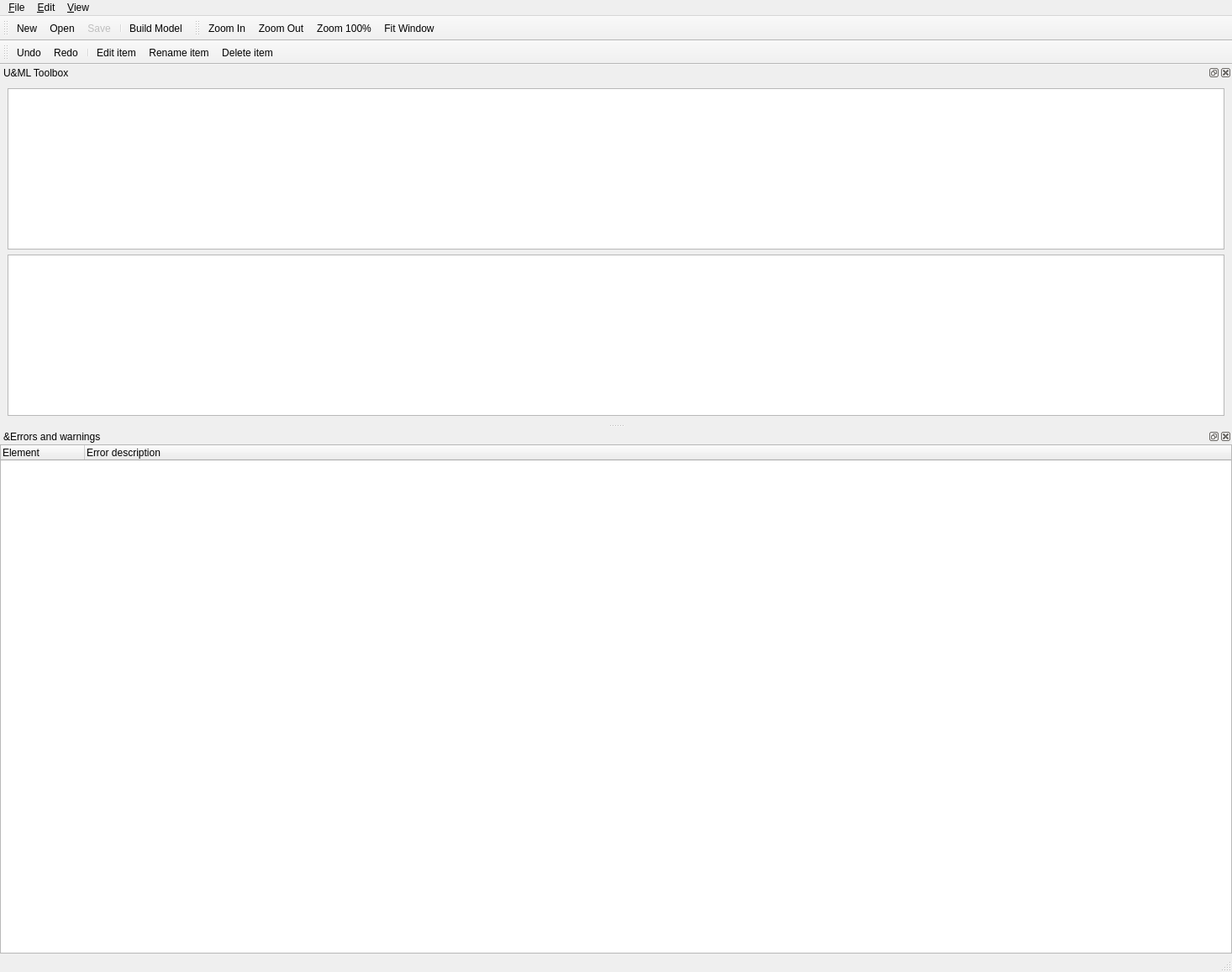
<?xml version="1.0" encoding="UTF-8"?>
<ui version="4.0">
 <class>MainWindow</class>
 <widget class="QMainWindow" name="MainWindow">
  <property name="geometry">
   <rect>
    <x>0</x>
    <y>0</y>
    <width>1466</width>
    <height>1157</height>
   </rect>
  </property>
  <widget class="QTabWidget" name="centralTabWidget">
   <property name="tabPosition">
    <enum>QTabWidget::North</enum>
   </property>
   <property name="currentIndex">
    <number>0</number>
   </property>
   <widget class="Gui::UMLDiagramView" name="umlGraphicsViewActivity">
    <property name="mouseTracking">
     <bool>true</bool>
    </property>
    <property name="frameShape">
     <enum>QFrame::NoFrame</enum>
    </property>
    <property name="verticalScrollBarPolicy">
     <enum>Qt::ScrollBarAlwaysOn</enum>
    </property>
    <property name="horizontalScrollBarPolicy">
     <enum>Qt::ScrollBarAlwaysOn</enum>
    </property>
    <property name="renderHints">
     <set>QPainter::Antialiasing|QPainter::TextAntialiasing</set>
    </property>
    <property name="dragMode">
     <enum>QGraphicsView::RubberBandDrag</enum>
    </property>
    <property name="resizeAnchor">
     <enum>QGraphicsView::AnchorViewCenter</enum>
    </property>
    <property name="viewportUpdateMode">
     <enum>QGraphicsView::FullViewportUpdate</enum>
    </property>
    <property name="rubberBandSelectionMode">
     <enum>Qt::ContainsItemShape</enum>
    </property>
    <attribute name="title">
     <string>Activity Diagram</string>
    </attribute>
   </widget>
   <widget class="Gui::UMLDiagramView" name="umlGraphicsViewClass">
    <property name="mouseTracking">
     <bool>true</bool>
    </property>
    <property name="frameShape">
     <enum>QFrame::NoFrame</enum>
    </property>
    <property name="verticalScrollBarPolicy">
     <enum>Qt::ScrollBarAlwaysOn</enum>
    </property>
    <property name="horizontalScrollBarPolicy">
     <enum>Qt::ScrollBarAlwaysOn</enum>
    </property>
    <property name="renderHints">
     <set>QPainter::Antialiasing|QPainter::TextAntialiasing</set>
    </property>
    <property name="dragMode">
     <enum>QGraphicsView::RubberBandDrag</enum>
    </property>
    <property name="resizeAnchor">
     <enum>QGraphicsView::AnchorViewCenter</enum>
    </property>
    <property name="viewportUpdateMode">
     <enum>QGraphicsView::FullViewportUpdate</enum>
    </property>
    <property name="rubberBandSelectionMode">
     <enum>Qt::ContainsItemShape</enum>
    </property>
    <attribute name="title">
     <string>Custom datatypes (Class Diagram)</string>
    </attribute>
   </widget>
  </widget>
  <widget class="QMenuBar" name="menubar">
   <property name="geometry">
    <rect>
     <x>0</x>
     <y>0</y>
     <width>1466</width>
     <height>43</height>
    </rect>
   </property>
   <widget class="QMenu" name="menu_File">
    <property name="title">
     <string>&amp;File</string>
    </property>
    <addaction name="actionNew"/>
    <addaction name="actionOpen"/>
    <addaction name="separator"/>
    <addaction name="actionSave"/>
    <addaction name="actionSaveAs"/>
    <addaction name="separator"/>
    <addaction name="actionExportSvg"/>
    <addaction name="separator"/>
    <addaction name="actionBuild"/>
    <addaction name="separator"/>
    <addaction name="actionClose"/>
    <addaction name="separator"/>
    <addaction name="actionQuit"/>
   </widget>
   <widget class="QMenu" name="menuEdit">
    <property name="title">
     <string>&amp;Edit</string>
    </property>
    <addaction name="actionUndo"/>
    <addaction name="actionRedo"/>
    <addaction name="separator"/>
    <addaction name="actionEditItem"/>
    <addaction name="actionRenameItem"/>
    <addaction name="actionDeleteItem"/>
    <addaction name="separator"/>
    <addaction name="actionResetLabelPosition"/>
   </widget>
   <widget class="QMenu" name="menuView">
    <property name="title">
     <string>&amp;View</string>
    </property>
    <addaction name="actionZoomIn"/>
    <addaction name="actionZoomOut"/>
    <addaction name="separator"/>
    <addaction name="actionZoomOriginal"/>
    <addaction name="actionZoomFit"/>
   </widget>
   <addaction name="menu_File"/>
   <addaction name="menuEdit"/>
   <addaction name="menuView"/>
  </widget>
  <widget class="QStatusBar" name="statusbar"/>
  <widget class="QDockWidget" name="dockWidget_3">
   <property name="windowTitle">
    <string>&amp;Errors and warnings</string>
   </property>
   <attribute name="dockWidgetArea">
    <number>8</number>
   </attribute>
   <widget class="QTreeWidget" name="errorListWidget">
    <property name="alternatingRowColors">
     <bool>true</bool>
    </property>
    <property name="rootIsDecorated">
     <bool>false</bool>
    </property>
    <property name="itemsExpandable">
     <bool>false</bool>
    </property>
    <property name="wordWrap">
     <bool>true</bool>
    </property>
    <property name="expandsOnDoubleClick">
     <bool>false</bool>
    </property>
    <column>
     <property name="text">
      <string>Element</string>
     </property>
    </column>
    <column>
     <property name="text">
      <string>Error description</string>
     </property>
    </column>
   </widget>
  </widget>
  <widget class="QDockWidget" name="dockWidget_4">
   <property name="windowTitle">
    <string>U&amp;ML Toolbox</string>
   </property>
   <attribute name="dockWidgetArea">
    <number>2</number>
   </attribute>
   <widget class="QWidget" name="dockWidgetContents_4">
    <layout class="QVBoxLayout" name="verticalLayout_2">
     <item>
      <widget class="Gui::UMLActivityDiagramToolboxListWidget" name="listWidgetActivityToolbox">
       <property name="horizontalScrollBarPolicy">
        <enum>Qt::ScrollBarAlwaysOff</enum>
       </property>
       <property name="dragEnabled">
        <bool>true</bool>
       </property>
       <property name="dragDropMode">
        <enum>QAbstractItemView::DragOnly</enum>
       </property>
       <property name="selectionMode">
        <enum>QAbstractItemView::SingleSelection</enum>
       </property>
       <property name="selectionBehavior">
        <enum>QAbstractItemView::SelectRows</enum>
       </property>
      </widget>
     </item>
     <item>
      <widget class="Gui::UMLClassDiagramToolboxListWidget" name="listWidgetClassToolbox">
       <property name="horizontalScrollBarPolicy">
        <enum>Qt::ScrollBarAlwaysOff</enum>
       </property>
       <property name="dragEnabled">
        <bool>true</bool>
       </property>
       <property name="dragDropMode">
        <enum>QAbstractItemView::DragOnly</enum>
       </property>
       <property name="selectionMode">
        <enum>QAbstractItemView::SingleSelection</enum>
       </property>
       <property name="selectionBehavior">
        <enum>QAbstractItemView::SelectRows</enum>
       </property>
      </widget>
     </item>
    </layout>
   </widget>
  </widget>
  <widget class="QToolBar" name="toolBarFile">
   <property name="windowTitle">
    <string>&amp;File</string>
   </property>
   <property name="toolButtonStyle">
    <enum>Qt::ToolButtonFollowStyle</enum>
   </property>
   <attribute name="toolBarArea">
    <enum>TopToolBarArea</enum>
   </attribute>
   <attribute name="toolBarBreak">
    <bool>false</bool>
   </attribute>
   <addaction name="actionNew"/>
   <addaction name="actionOpen"/>
   <addaction name="actionSave"/>
   <addaction name="separator"/>
   <addaction name="actionBuild"/>
  </widget>
  <widget class="QToolBar" name="toolBarView">
   <property name="windowTitle">
    <string>View</string>
   </property>
   <property name="toolButtonStyle">
    <enum>Qt::ToolButtonFollowStyle</enum>
   </property>
   <attribute name="toolBarArea">
    <enum>TopToolBarArea</enum>
   </attribute>
   <attribute name="toolBarBreak">
    <bool>false</bool>
   </attribute>
   <addaction name="actionZoomIn"/>
   <addaction name="actionZoomOut"/>
   <addaction name="actionZoomOriginal"/>
   <addaction name="actionZoomFit"/>
  </widget>
  <widget class="QToolBar" name="toolBarEdit">
   <property name="windowTitle">
    <string>Edit</string>
   </property>
   <property name="toolButtonStyle">
    <enum>Qt::ToolButtonFollowStyle</enum>
   </property>
   <attribute name="toolBarArea">
    <enum>TopToolBarArea</enum>
   </attribute>
   <attribute name="toolBarBreak">
    <bool>true</bool>
   </attribute>
   <addaction name="actionUndo"/>
   <addaction name="actionRedo"/>
   <addaction name="separator"/>
   <addaction name="actionEditItem"/>
   <addaction name="actionRenameItem"/>
   <addaction name="actionDeleteItem"/>
  </widget>
  <action name="actionNew">
   <property name="icon">
    <iconset theme="document-new" resource="../resources/resources.qrc">
     <normaloff>:/kde_icons/document-new.png</normaloff>:/kde_icons/document-new.png</iconset>
   </property>
   <property name="text">
    <string>&amp;New</string>
   </property>
  </action>
  <action name="actionOpen">
   <property name="icon">
    <iconset theme="document-open" resource="../resources/resources.qrc">
     <normaloff>:/kde_icons/document-open.png</normaloff>:/kde_icons/document-open.png</iconset>
   </property>
   <property name="text">
    <string>&amp;Open...</string>
   </property>
  </action>
  <action name="actionSave">
   <property name="enabled">
    <bool>false</bool>
   </property>
   <property name="icon">
    <iconset theme="document-save" resource="../resources/resources.qrc">
     <normaloff>:/kde_icons/document-save.png</normaloff>:/kde_icons/document-save.png</iconset>
   </property>
   <property name="text">
    <string>&amp;Save</string>
   </property>
  </action>
  <action name="actionSaveAs">
   <property name="icon">
    <iconset theme="document-save-as" resource="../resources/resources.qrc">
     <normaloff>:/kde_icons/document-save-as.png</normaloff>:/kde_icons/document-save-as.png</iconset>
   </property>
   <property name="text">
    <string>Save &amp;As...</string>
   </property>
  </action>
  <action name="actionClose">
   <property name="icon">
    <iconset theme="window-close" resource="../resources/resources.qrc">
     <normaloff>:/kde_icons/window-close.png</normaloff>:/kde_icons/window-close.png</iconset>
   </property>
   <property name="text">
    <string>&amp;Close</string>
   </property>
  </action>
  <action name="actionQuit">
   <property name="icon">
    <iconset theme="application-exit" resource="../resources/resources.qrc">
     <normaloff>:/kde_icons/application-exit.png</normaloff>:/kde_icons/application-exit.png</iconset>
   </property>
   <property name="text">
    <string>&amp;Quit</string>
   </property>
  </action>
  <action name="actionZoomIn">
   <property name="icon">
    <iconset theme="zoom-in" resource="../resources/resources.qrc">
     <normaloff>:/kde_icons/zoom-in.png</normaloff>:/kde_icons/zoom-in.png</iconset>
   </property>
   <property name="text">
    <string>Zoom &amp;In</string>
   </property>
  </action>
  <action name="actionZoomOut">
   <property name="icon">
    <iconset theme="zoom-out" resource="../resources/resources.qrc">
     <normaloff>:/kde_icons/zoom-out.png</normaloff>:/kde_icons/zoom-out.png</iconset>
   </property>
   <property name="text">
    <string>Zoom &amp;Out</string>
   </property>
   <property name="toolTip">
    <string>Zoom Out</string>
   </property>
  </action>
  <action name="actionZoomOriginal">
   <property name="icon">
    <iconset theme="zoom-original" resource="../resources/resources.qrc">
     <normaloff>:/kde_icons/zoom-original.png</normaloff>:/kde_icons/zoom-original.png</iconset>
   </property>
   <property name="text">
    <string>Zoom &amp;100%</string>
   </property>
   <property name="toolTip">
    <string>Zoom 100%</string>
   </property>
   <property name="shortcut">
    <string>Ctrl+0</string>
   </property>
  </action>
  <action name="actionZoomFit">
   <property name="icon">
    <iconset theme="zoom-fit-best" resource="../resources/resources.qrc">
     <normaloff>:/kde_icons/zoom-fit-best.png</normaloff>:/kde_icons/zoom-fit-best.png</iconset>
   </property>
   <property name="text">
    <string>&amp;Fit Window</string>
   </property>
  </action>
  <action name="actionEditItem">
   <property name="icon">
    <iconset theme="document-properties" resource="../resources/resources.qrc">
     <normaloff>:/kde_icons/document-properties.png</normaloff>:/kde_icons/document-properties.png</iconset>
   </property>
   <property name="text">
    <string>&amp;Edit item...</string>
   </property>
   <property name="toolTip">
    <string>Edit selected item</string>
   </property>
   <property name="shortcut">
    <string>Alt+Return</string>
   </property>
  </action>
  <action name="actionRenameItem">
   <property name="icon">
    <iconset theme="edit-rename" resource="../resources/resources.qrc">
     <normaloff>:/kde_icons/edit-rename.png</normaloff>:/kde_icons/edit-rename.png</iconset>
   </property>
   <property name="text">
    <string>Re&amp;name item...</string>
   </property>
   <property name="toolTip">
    <string>Rename selected item</string>
   </property>
   <property name="shortcut">
    <string>F2</string>
   </property>
  </action>
  <action name="actionDeleteItem">
   <property name="icon">
    <iconset theme="edit-delete" resource="../resources/resources.qrc">
     <normaloff>:/kde_icons/edit-delete.png</normaloff>:/kde_icons/edit-delete.png</iconset>
   </property>
   <property name="text">
    <string>&amp;Delete item</string>
   </property>
   <property name="toolTip">
    <string>Delete selected item(s)</string>
   </property>
  </action>
  <action name="actionUndo">
   <property name="icon">
    <iconset theme="edit-undo" resource="../resources/resources.qrc">
     <normaloff>:/kde_icons/edit-undo.png</normaloff>:/kde_icons/edit-undo.png</iconset>
   </property>
   <property name="text">
    <string>&amp;Undo</string>
   </property>
  </action>
  <action name="actionRedo">
   <property name="icon">
    <iconset theme="edit-redo" resource="../resources/resources.qrc">
     <normaloff>:/kde_icons/edit-redo.png</normaloff>:/kde_icons/edit-redo.png</iconset>
   </property>
   <property name="text">
    <string>&amp;Redo</string>
   </property>
  </action>
  <action name="actionBuild">
   <property name="icon">
    <iconset theme="roll" resource="../resources/resources.qrc">
     <normaloff>:/kde_icons/roll.png</normaloff>:/kde_icons/roll.png</iconset>
   </property>
   <property name="text">
    <string>&amp;Build Model...</string>
   </property>
   <property name="shortcut">
    <string>F9</string>
   </property>
  </action>
  <action name="actionResetLabelPosition">
   <property name="text">
    <string>Reset label position</string>
   </property>
   <property name="toolTip">
    <string>Reset &amp;label position</string>
   </property>
  </action>
  <action name="actionExportSvg">
   <property name="text">
    <string>&amp;Export diagram as SVG Image...</string>
   </property>
  </action>
 </widget>
 <customwidgets>
  <customwidget>
   <class>Gui::UMLActivityDiagramToolboxListWidget</class>
   <extends>QListWidget</extends>
   <header>Gui/UMLToolboxListWidget.h</header>
  </customwidget>
  <customwidget>
   <class>Gui::UMLDiagramView</class>
   <extends>QGraphicsView</extends>
   <header>Gui/UMLDiagramView.h</header>
   <slots>
    <slot>zoomIn()</slot>
    <slot>zoomOut()</slot>
    <slot>zoomOriginal()</slot>
    <slot>zoomFit()</slot>
   </slots>
  </customwidget>
  <customwidget>
   <class>Gui::UMLClassDiagramToolboxListWidget</class>
   <extends>QListWidget</extends>
   <header>Gui/UMLToolboxListWidget.h</header>
  </customwidget>
 </customwidgets>
 <resources>
  <include location="../resources/resources.qrc"/>
 </resources>
 <connections>
  <connection>
   <sender>actionClose</sender>
   <signal>triggered()</signal>
   <receiver>MainWindow</receiver>
   <slot>close()</slot>
   <hints>
    <hint type="sourcelabel">
     <x>-1</x>
     <y>-1</y>
    </hint>
    <hint type="destinationlabel">
     <x>732</x>
     <y>578</y>
    </hint>
   </hints>
  </connection>
  <connection>
   <sender>centralTabWidget</sender>
   <signal>currentChanged(int)</signal>
   <receiver>MainWindow</receiver>
   <slot>slotTabSwitched()</slot>
   <hints>
    <hint type="sourcelabel">
     <x>596</x>
     <y>478</y>
    </hint>
    <hint type="destinationlabel">
     <x>732</x>
     <y>578</y>
    </hint>
   </hints>
  </connection>
  <connection>
   <sender>actionRenameItem</sender>
   <signal>triggered()</signal>
   <receiver>MainWindow</receiver>
   <slot>slotRenameItem()</slot>
   <hints>
    <hint type="sourcelabel">
     <x>-1</x>
     <y>-1</y>
    </hint>
    <hint type="destinationlabel">
     <x>732</x>
     <y>578</y>
    </hint>
   </hints>
  </connection>
  <connection>
   <sender>actionEditItem</sender>
   <signal>triggered()</signal>
   <receiver>MainWindow</receiver>
   <slot>slotEditItem()</slot>
   <hints>
    <hint type="sourcelabel">
     <x>-1</x>
     <y>-1</y>
    </hint>
    <hint type="destinationlabel">
     <x>732</x>
     <y>578</y>
    </hint>
   </hints>
  </connection>
  <connection>
   <sender>actionDeleteItem</sender>
   <signal>triggered()</signal>
   <receiver>MainWindow</receiver>
   <slot>slotDeleteItem()</slot>
   <hints>
    <hint type="sourcelabel">
     <x>-1</x>
     <y>-1</y>
    </hint>
    <hint type="destinationlabel">
     <x>732</x>
     <y>578</y>
    </hint>
   </hints>
  </connection>
  <connection>
   <sender>actionZoomIn</sender>
   <signal>triggered()</signal>
   <receiver>MainWindow</receiver>
   <slot>slotZoomIn()</slot>
   <hints>
    <hint type="sourcelabel">
     <x>-1</x>
     <y>-1</y>
    </hint>
    <hint type="destinationlabel">
     <x>732</x>
     <y>578</y>
    </hint>
   </hints>
  </connection>
  <connection>
   <sender>actionZoomOut</sender>
   <signal>triggered()</signal>
   <receiver>MainWindow</receiver>
   <slot>slotZoomOut()</slot>
   <hints>
    <hint type="sourcelabel">
     <x>-1</x>
     <y>-1</y>
    </hint>
    <hint type="destinationlabel">
     <x>732</x>
     <y>578</y>
    </hint>
   </hints>
  </connection>
  <connection>
   <sender>actionZoomOriginal</sender>
   <signal>triggered()</signal>
   <receiver>MainWindow</receiver>
   <slot>slotZoomOriginal()</slot>
   <hints>
    <hint type="sourcelabel">
     <x>-1</x>
     <y>-1</y>
    </hint>
    <hint type="destinationlabel">
     <x>732</x>
     <y>578</y>
    </hint>
   </hints>
  </connection>
  <connection>
   <sender>actionZoomFit</sender>
   <signal>triggered()</signal>
   <receiver>MainWindow</receiver>
   <slot>slotZoomFit()</slot>
   <hints>
    <hint type="sourcelabel">
     <x>-1</x>
     <y>-1</y>
    </hint>
    <hint type="destinationlabel">
     <x>732</x>
     <y>578</y>
    </hint>
   </hints>
  </connection>
  <connection>
   <sender>actionNew</sender>
   <signal>triggered()</signal>
   <receiver>MainWindow</receiver>
   <slot>slotNew()</slot>
   <hints>
    <hint type="sourcelabel">
     <x>-1</x>
     <y>-1</y>
    </hint>
    <hint type="destinationlabel">
     <x>732</x>
     <y>578</y>
    </hint>
   </hints>
  </connection>
  <connection>
   <sender>actionOpen</sender>
   <signal>triggered()</signal>
   <receiver>MainWindow</receiver>
   <slot>slotOpen()</slot>
   <hints>
    <hint type="sourcelabel">
     <x>-1</x>
     <y>-1</y>
    </hint>
    <hint type="destinationlabel">
     <x>732</x>
     <y>578</y>
    </hint>
   </hints>
  </connection>
  <connection>
   <sender>actionSave</sender>
   <signal>triggered()</signal>
   <receiver>MainWindow</receiver>
   <slot>slotSave()</slot>
   <hints>
    <hint type="sourcelabel">
     <x>-1</x>
     <y>-1</y>
    </hint>
    <hint type="destinationlabel">
     <x>732</x>
     <y>578</y>
    </hint>
   </hints>
  </connection>
  <connection>
   <sender>actionSaveAs</sender>
   <signal>triggered()</signal>
   <receiver>MainWindow</receiver>
   <slot>slotSaveAs()</slot>
   <hints>
    <hint type="sourcelabel">
     <x>-1</x>
     <y>-1</y>
    </hint>
    <hint type="destinationlabel">
     <x>732</x>
     <y>578</y>
    </hint>
   </hints>
  </connection>
  <connection>
   <sender>actionResetLabelPosition</sender>
   <signal>triggered()</signal>
   <receiver>MainWindow</receiver>
   <slot>slotResetLabelPosition()</slot>
   <hints>
    <hint type="sourcelabel">
     <x>-1</x>
     <y>-1</y>
    </hint>
    <hint type="destinationlabel">
     <x>732</x>
     <y>578</y>
    </hint>
   </hints>
  </connection>
  <connection>
   <sender>actionExportSvg</sender>
   <signal>triggered()</signal>
   <receiver>MainWindow</receiver>
   <slot>slotExportSvg()</slot>
   <hints>
    <hint type="sourcelabel">
     <x>-1</x>
     <y>-1</y>
    </hint>
    <hint type="destinationlabel">
     <x>732</x>
     <y>578</y>
    </hint>
   </hints>
  </connection>
  <connection>
   <sender>actionBuild</sender>
   <signal>triggered()</signal>
   <receiver>MainWindow</receiver>
   <slot>slotBuild()</slot>
   <hints>
    <hint type="sourcelabel">
     <x>-1</x>
     <y>-1</y>
    </hint>
    <hint type="destinationlabel">
     <x>732</x>
     <y>578</y>
    </hint>
   </hints>
  </connection>
 </connections>
 <slots>
  <slot>slotNew()</slot>
  <slot>slotOpen()</slot>
  <slot>slotSave()</slot>
  <slot>slotSaveAs()</slot>
  <slot>slotTabSwitched()</slot>
  <slot>slotRenameItem()</slot>
  <slot>slotEditItem()</slot>
  <slot>slotDeleteItem()</slot>
  <slot>slotZoomIn()</slot>
  <slot>slotZoomOut()</slot>
  <slot>slotZoomOriginal()</slot>
  <slot>slotZoomFit()</slot>
  <slot>slotResetLabelPosition()</slot>
  <slot>slotExportSvg()</slot>
  <slot>slotBuild()</slot>
 </slots>
</ui>
